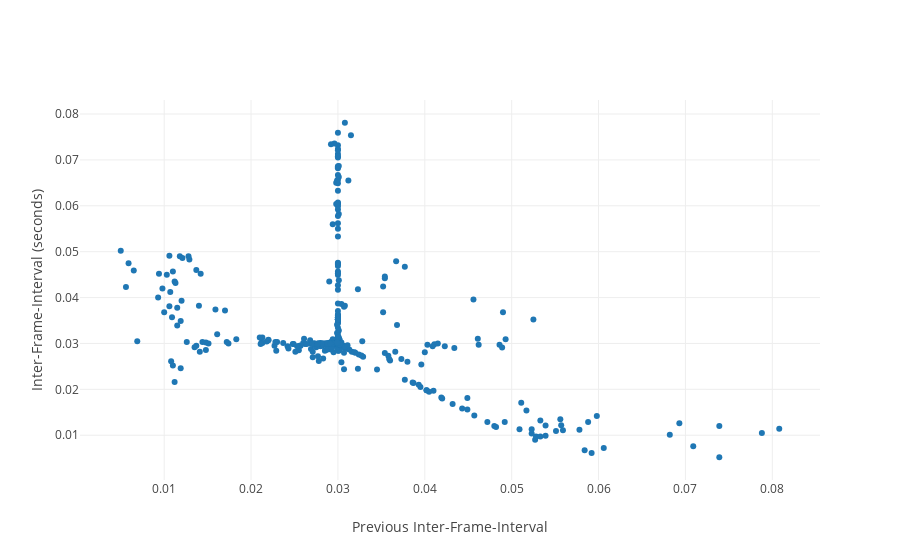

The code cell stored with this chart in its notebook:
### Markdown cell above
Now look at each frame interval versus the previous frame interval. In general, this is called a shot plot. The negative correlation here tells us long frame intervals (y-axis) are preceded by short frame intervals (x-axis). Conversly, short frame intervals (y-axis) are preceded by long frame intervals (x-axis). One interpretation of this is there is no correlation between the delays in successive intervals. A long interval, which is an error, is followed by a short interval whose frame is actually on time but the time since the last frame is shorter (because the previous frame was late). Put another way, this might tell us the errors in frame times are random.

### Code cell
print 'number of frame intervals = ', myFrameDiff.shape[0]

# this assumes we have an even number
interval0 = myFrameDiff[0::2]
interval1 = myFrameDiff[1::2]

fig = {
    'data': [{
        'x': interval0, 
        'y': interval1, 
        'text': '', 
        'mode': 'markers', 
        'name': ''
    }],
    'layout': {
        'xaxis': {'title': 'Previous Inter-Frame-Interval'},
        'yaxis': {'title': "Inter-Frame-Interval (seconds)"}
    }
}

iplot(fig, filename='pandas/multiple-scatter')

### Figure 1 — Plotly figure (JSON) as saved in the notebook; plotly's stock layout.template omitted (floating-point values rounded to 4 significant figures; data arrays with more than 128 entries replaced by an {"elided": "..."} marker saying what was removed)
{"data": [{"mode": "markers", "name": "", "text": "", "x": {"elided": "974 float values"}, "y": {"elided": "973 float values"}}], "layout": {"xaxis": {"title": "Previous Inter-Frame-Interval"}, "yaxis": {"title": "Inter-Frame-Interval (seconds)"}}}
